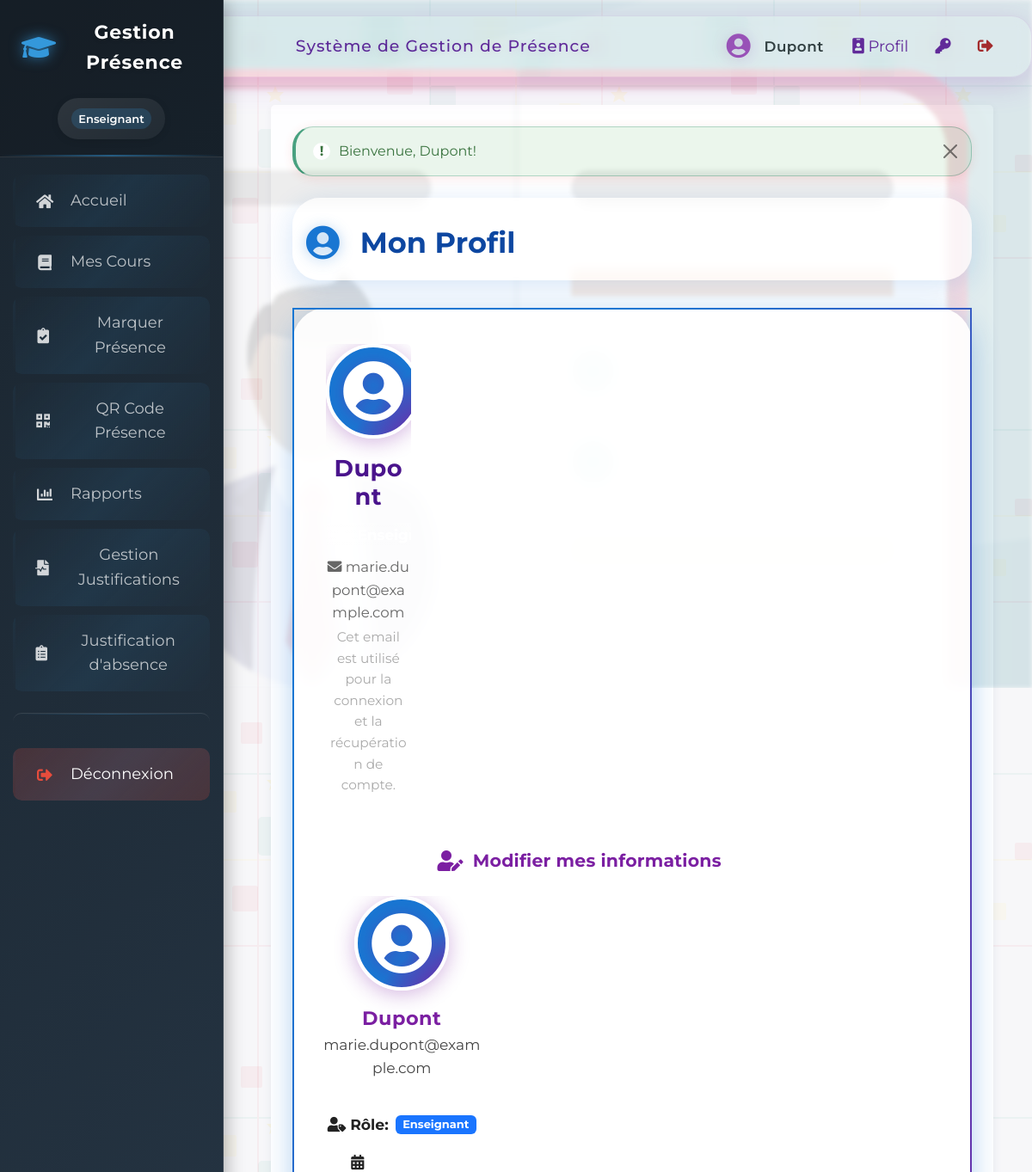
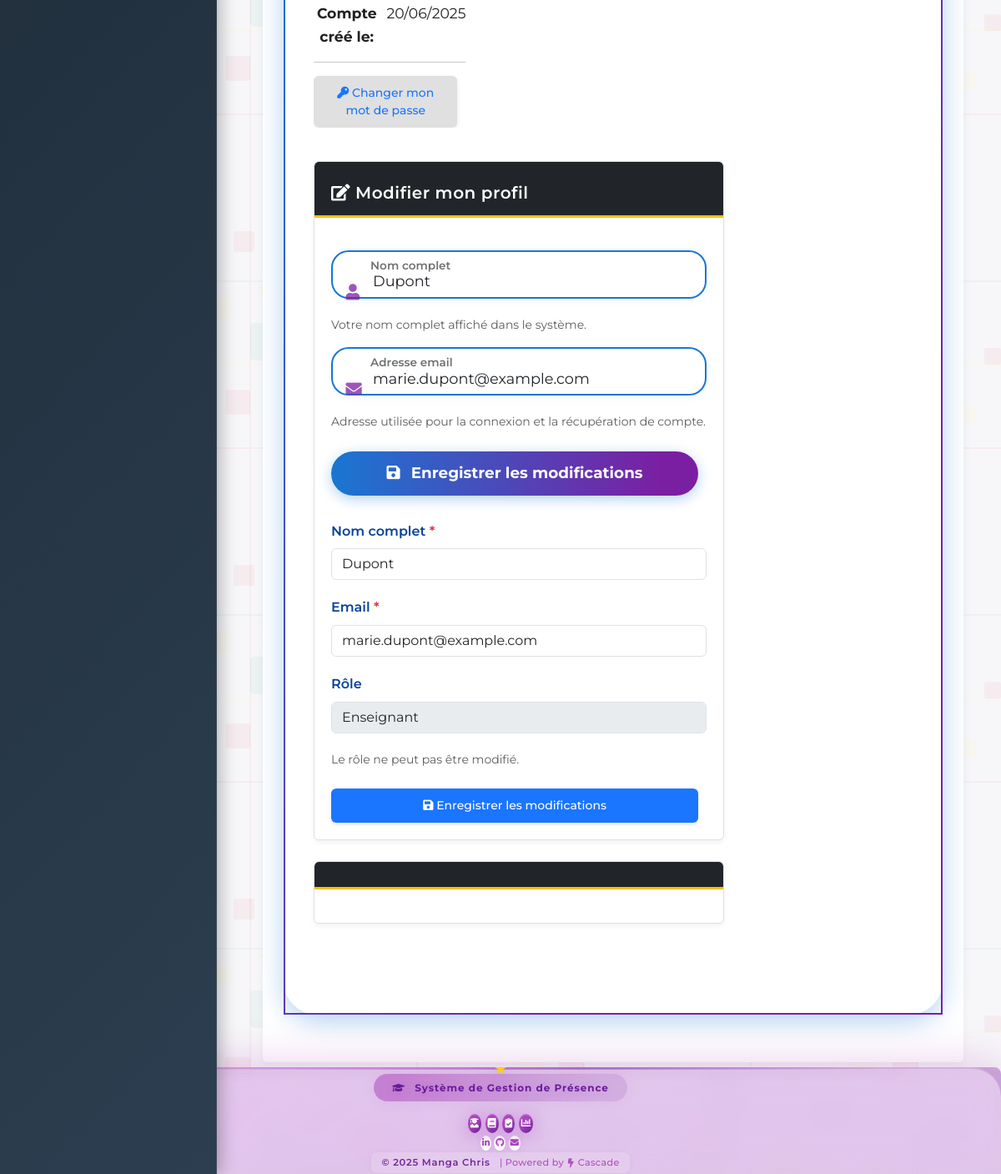
Page /profil.php (signed in) on the committed database (2 pictures, top to bottom).
### tables this page shows
CREATE TABLE `utilisateurs` (
  `id` int(11) NOT NULL AUTO_INCREMENT,
  `nom` varchar(100) NOT NULL,
  `prenom` varchar(100) NOT NULL,
  `email` varchar(150) NOT NULL,
  `mot_de_passe` varchar(255) NOT NULL,
  `role` enum('admin','enseignant') DEFAULT 'enseignant',
  `date_creation` timestamp NULL DEFAULT CURRENT_TIMESTAMP,
  `derniere_connexion` timestamp NULL DEFAULT NULL,
  PRIMARY KEY (`id`),
  UNIQUE KEY `email` (`email`)
);

### config/database.php (called while the page is built, shortened)
<?php
$db_type = null;
$pdo = null;
$mysqli = null;
if (getenv('REPL_ID') || getenv('REPL_SLUG') || getenv('PGHOST')) {
    $db_type = 'postgresql';
    $host = getenv('PGHOST');
    $dbname = getenv('PGDATABASE');
    $user = getenv('PGUSER');
    $password = getenv('PGPASSWORD');
    $port = getenv('PGPORT');
    $dsn = "pgsql:host=$host;port=$port;dbname=$dbname;user=$user;password=$password";
    try {
        $pdo = new PDO($dsn);
        $pdo->setAttribute(PDO::ATTR_ERRMODE, PDO::ERRMODE_EXCEPTION);
        $pdo->setAttribute(PDO::ATTR_DEFAULT_FETCH_MODE, PDO::FETCH_ASSOC);
    } catch (PDOException $e) {
        die("Erreur de connexion à la base de données PostgreSQL: " . $e->getMessage());
    }
} else {
    $db_type = 'mysql';
    $host = 'localhost';
    $dbname = 'attendance_system';
    $user = 'root';
    $password = '';
    $port = 3306;
    $mysqli = new mysqli($host, $user, $password, $dbname, $port);
    $mysqli->set_charset("utf8mb4");
}
function db_query($sql, $params = []) {
    global $db_type, $pdo, $mysqli;
    if ($db_type === 'postgresql') {
        try {
            $stmt = $pdo->prepare($sql);
            $stmt->execute($params);
            return $stmt->fetchAll();
        } catch (PDOException $e) {
            error_log("Erreur SQL (PostgreSQL): " . $e->getMessage());
            return false;
        }
    } else {
        try {
            $stmt = $mysqli->prepare($sql);
            if (!empty($params)) {
                $types = '';
                foreach ($params as $param) {
                    if (is_int($param)) {
                        $types .= 'i';
                    } elseif (is_float($param)) {
                        $types .= 'd';
                    } elseif (is_string($param)) {
                        $types .= 's';
                    } else {
                        $types .= 'b';
                    }
                }
                $stmt->bind_param($types, ...$params);
            }
            $stmt->execute();
            $result = $stmt->get_result();
            $rows = [];
            while ($row = $result->fetch_assoc()) {
                $rows[] = $row;
            }
            return $rows;
        } catch (Exception $e) {
            error_log("Erreur SQL (MySQL): " . $e->getMessage());
            return false;
        }
    }
}
function db_query_single($sql, $params = []) {
    $result = db_query($sql, $params);
    if ($result && count($result) > 0) {
        return $result[0];
    }
    return false;
}
?>

### profil.php (the view, shortened to what this page needs)
<?php
require_once 'includes/auth.php';
require_once 'config/database.php';
$user_id = $_SESSION['user_id'];
$user = db_query_single("SELECT * FROM utilisateurs WHERE id = ?", [$user_id]);
include 'includes/header.php';
?>
<div class="profil-full-bg">
</div>
<div class="page-hero-profil">
    <i class="fas fa-user-circle"></i>
    <h1>Mon Profil</h1>
</div>
<div class="profil-card fade-in">
    <div class="row">
        <div class="col-md-2 mb-4 mb-md-0">
            <div class="card profile-card">
                <div class="profile-header">
                    <div class="profile-avatar">
                        <i class="fas fa-user-circle"></i>
                    </div>
                    <div style="margin-bottom:0.5rem">
                        <h2 style="font-size:1.7rem;font-weight:700;color:#4a148c;line-height:1.2;letter-spacing:0.5px;">
                            <?php echo htmlspecialchars($user['nom']); ?>
                        </h2>
                    </div>
                    <span class="badge-role badge-role-anim badge bg-gradient" style="display:inline-block;font-size:1.05em;margin-bottom:0.6rem;">
                        <i class="fas fa-user-tag"></i> <?php echo ucfirst(htmlspecialchars($user['role'])); ?>
                    </span>
                    <div style="font-size:1.04rem;color:#666;margin-bottom:0.2rem;word-break:break-all;">
                        <i class="fas fa-envelope"></i> <?php echo htmlspecialchars($user['email']); ?>
                    </div>
                    <div style="font-size:0.96rem;color:#aaa;">
                        Cet email est utilisé pour la connexion et la récupération de compte.
                    </div>
                </div>
            </div>
        </div>
        <div class="col-md-10">
            <div class="mb-4" style="display:flex;align-items:center;gap:0.7rem;justify-content:center;">
    <i class="fas fa-user-edit" style="color:#7b1fa2;font-size:1.5rem;"></i>
    <span style="font-size:1.28rem;font-weight:700;color:#7b1fa2;letter-spacing:0.2px;">Modifier mes informations</span>
</div>
    <div class="row">
        <div class="col-md-4">
            <div class="card profile-card">
                <div class="profile-header">
                    <div class="profile-avatar">
                        <i class="fas fa-user-circle"></i>
                    </div>
                    <h4><?php echo htmlspecialchars($user['nom']); ?></h4>
                    <p><?php echo htmlspecialchars($user['email']); ?></p>
                </div>
                <div class="profile-body">
                    <div class="profile-info-item">
                        <strong><i class="fas fa-user-tag"></i> Rôle:</strong>
                        <span class="badge bg-primary"><?php echo ucfirst(htmlspecialchars($user['role'])); ?></span>
                    </div>
                    <div class="profile-info-item">
                        <strong><i class="fas fa-calendar-alt"></i> Compte créé le:</strong>
                        <span><?php echo isset($user['date_creation']) ? date('d/m/Y', strtotime($user['date_creation'])) : 'N/A'; ?></span>
                    </div>
                    <hr>
                    <div class="d-grid gap-2">
                        <a href="change_password.php" class="btn btn-outline-primary">
                            <i class="fas fa-key"></i> Changer mon mot de passe
                        </a>
                    </div>
                </div>
            </div>
        </div>
        <div class="col-md-10">
            <div class="card">
                <div class="card-header bg-dark text-white">
                    <h5 class="card-title mb-0"><i class="fas fa-edit"></i> Modifier mon profil</h5>
                </div>
                <div class="card-body">
                    <form method="POST" action="" class="needs-validation" novalidate style="margin-top:1.2rem;">
    <div class="form-floating mb-3 position-relative">
        <span class="input-icon"><i class="fas fa-user"></i></span>
        <input type="text" class="form-control ps-5" id="nom" name="nom" value="<?php echo htmlspecialchars($user['nom']); ?>" placeholder="Nom complet" required>
        <label for="nom">Nom complet</label>
        <div class="form-text">Votre nom complet affiché dans le système.</div>
    </div>
    <div class="form-floating mb-3 position-relative">
        <span class="input-icon"><i class="fas fa-envelope"></i></span>
        <input type="email" class="form-control ps-5" id="email" name="email" value="<?php echo htmlspecialchars($user['email']); ?>" placeholder="Adresse email" required>
        <label for="email">Adresse email</label>
        <div class="form-text">Adresse utilisée pour la connexion et la récupération de compte.</div>
    </div>
    <div class="d-grid gap-2 mt-4">
        <button type="submit" class="btn profil-action">
            <i class="fas fa-save"></i> Enregistrer les modifications
        </button>
    </div>
</form>
                        <div class="mb-3">
                            <label for="nom" class="form-label">Nom complet <span class="text-danger">*</span></label>
                            <input type="text" class="form-control" id="nom" name="nom" value="<?php echo htmlspecialchars($user['nom']); ?>" required>
                        </div>
                        <div class="mb-3">
                            <label for="email" class="form-label">Email <span class="text-danger">*</span></label>
                            <input type="email" class="form-control" id="email" name="email" value="<?php echo htmlspecialchars($user['email']); ?>" required>
                        </div>
                        <div class="mb-3">
                            <label for="role" class="form-label">Rôle</label>
                            <input type="text" class="form-control" id="role" value="<?php echo ucfirst(htmlspecialchars($user['role'])); ?>" disabled>
                            <div class="form-text">Le rôle ne peut pas être modifié.</div>
                        </div>
                        <div class="d-grid gap-2 mt-4">
                            <button type="submit" class="btn btn-primary">
                                <i class="fas fa-save"></i> Enregistrer les modifications
                            </button>
                        </div>
                </div>
            </div>
            <div class="card mt-4">
                <div class="card-header bg-dark text-white">
                </div>
                <div class="card-body">
                </div>
            </div>
        </div>
    </div>
</div>
<?php
include 'includes/footer.php';
?>

### assets/css/sidebar-enhanced.css (style rules this page uses)
html, body { padding: 0 !important; margin: 0 !important; }
body { margin-left: 0 !important; padding-left: 0 !important; }

### assets/css/modules/base.css (style rules this page uses)
:root { --couleur-primaire: #1a75ff; --couleur-secondaire: #084298; --couleur-accent: #ce1126; --couleur-texte: #333; --couleur-fond: #f7f7f9; --couleur-succes: #2D936C; --couleur-danger: #BF0603; --couleur-avertissement: #F3C302; --couleur-info: #0dcaf0; --couleur-fond-clair: #ecf0f1; }
body { font-family: 'Segoe UI', Tahoma, Geneva, Verdana, sans-serif; line-height: 1.6; color: var(--couleur-texte); background-color: var(--couleur-fond); margin: 0; padding: 0; background-image: url('../images/cameroon-pattern.svg'); background-repeat: repeat; background-size: 400px 400px; }
h1, h2, h3, h4, h5, h6 { font-weight: 600; margin-top: 0.5em; margin-bottom: 0.5em; color: var(--couleur-primaire); }
a { color: var(--couleur-accent); text-decoration: none; transition: color 0.2s; }

### assets/css/modules/layout.css (style rules this page uses)
.row { display: flex; flex-wrap: wrap; margin: 0 -15px 25px; gap: 15px; }

### assets/css/modules/components.css (style rules this page uses)
.card { background-color: white; border: 1px solid #e0e0e0; border-radius: 6px; margin-bottom: 25px; overflow: hidden; box-shadow: 0 3px 6px rgba(0, 0, 0, 0.05); transition: transform 0.2s, box-shadow 0.2s; }
.card-header { background-color: var(--couleur-primaire); color: white; padding: 15px 20px; font-weight: 600; letter-spacing: 0.5px; border-bottom: 3px solid var(--couleur-avertissement); }
.card-body { padding: 20px; }
.btn { display: inline-block; padding: 10px 18px; border: none; border-radius: 6px; background-color: #e0e0e0; color: #333; text-decoration: none; cursor: pointer; font-size: 14px; font-weight: 500; margin-right: 10px; transition: all 0.2s; box-shadow: 0 2px 5px rgba(0, 0, 0, 0.1); }
.btn-primary { background-color: var(--couleur-accent); color: white; }
.btn-primary { background-color: #1a75ff !important; border-color: #084298 !important; color: white !important; }
.bg-primary { background-color: #1a75ff !important; }
.btn-outline-primary { color: #1a75ff !important; border-color: #1a75ff !important; }

### assets/css/modules/forms.css (style rules this page uses)
form { margin-bottom: 30px; }
label { display: block; margin-bottom: 8px; font-weight: 600; color: var(--couleur-secondaire); }
input, select, textarea { width: 100%; padding: 12px; margin-bottom: 20px; border: 1px solid #ddd; border-radius: 6px; transition: all 0.3s; background-color: #f9f9f9; }

### assets/css/modules/theme-blue.css (style rules this page uses)
:root { --couleur-primaire: #1a75ff; --couleur-secondaire: #084298; --couleur-accent: #ce1126; --couleur-texte: #333; --couleur-fond: #f7f7f9; --couleur-succes: #2D936C; --couleur-danger: #BF0603; --couleur-avertissement: #F3C302; --couleur-info: #0dcaf0; --couleur-fond-clair: #ecf0f1; }
.navbar, .sidebar, .card-header, th { background-color: var(--couleur-primaire); }
label, h1, h2, h3, h4, h5, h6 { color: var(--couleur-secondaire); }
.btn-primary, .stat-value, .stat-number { background-color: var(--couleur-accent); color: white; }
.card-header, .dashboard-header { border-bottom-color: var(--couleur-avertissement); }
.btn-primary { background-color: var(--couleur-primaire) !important; border-color: var(--couleur-secondaire) !important; }
.bg-primary { background-color: var(--couleur-primaire) !important; }

### rows in the picture
utilisateurs: nom "Dupont", email "marie.dupont@example.com", role "Enseignant", date_creation "20/06/2025"

### other values in the picture
$_SESSION['user_nom'] "Dupont"
$_SESSION['alerte']['message'] "Bienvenue, Dupont!"
